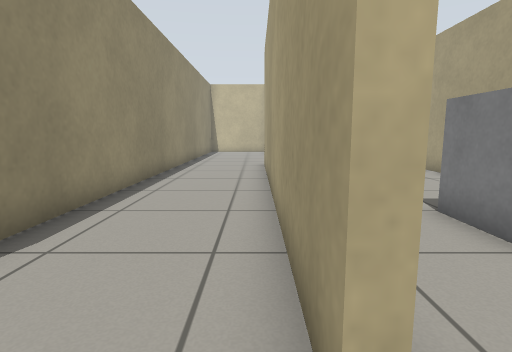
[1] (above)

17 first-person views from a walk through a world built for the Gazebo simulator. The camera is 0.71 m above the floor, tilts 8° down and sees 80° across. The floor is counted in squares, 0.5 m on a side. Each view is taken from the middle of a square. On the plan, view 1 faces up. The plan holds only what a view shows up to about 14 squares ahead; the rest is blank.

[2]
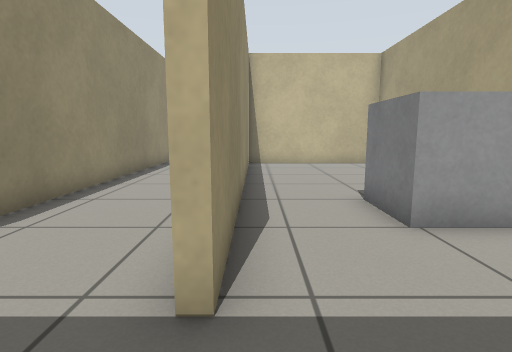

[3]
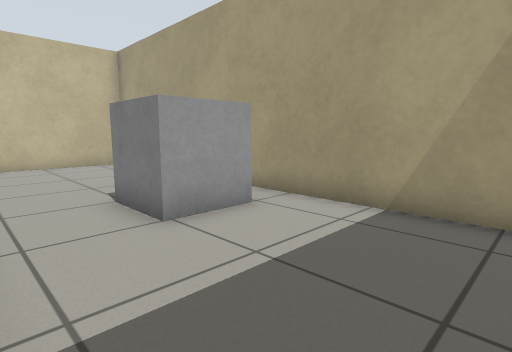

[4]
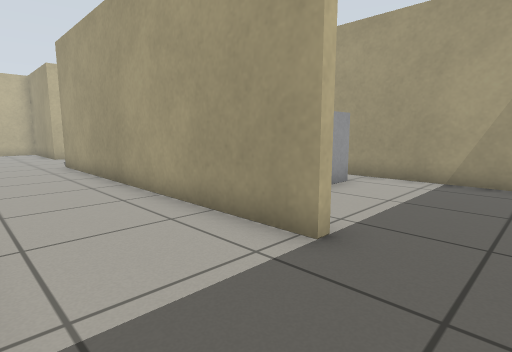

[5]
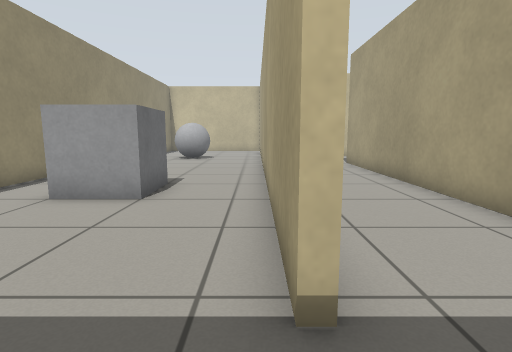

[6]
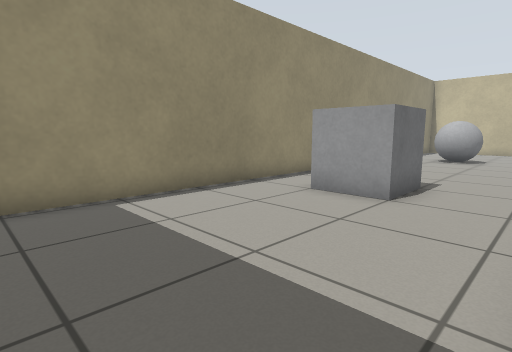

[7]
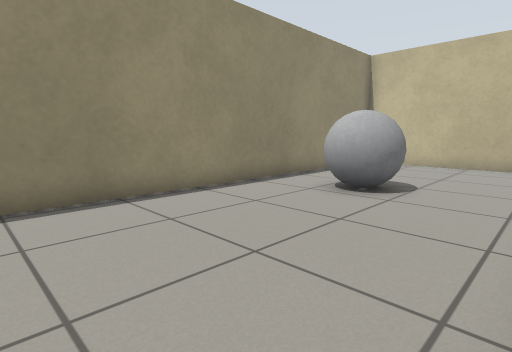

[8]
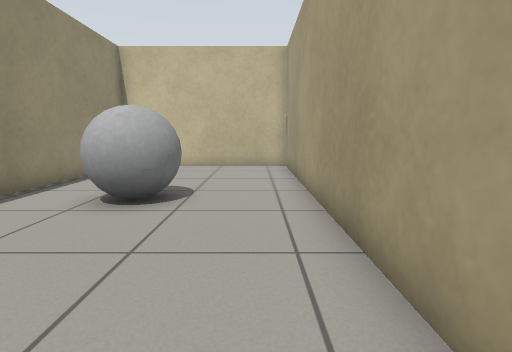

[9]
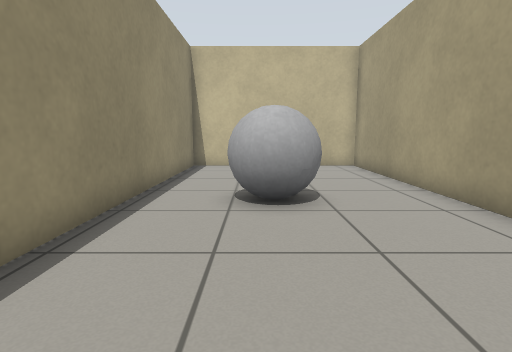

[10]
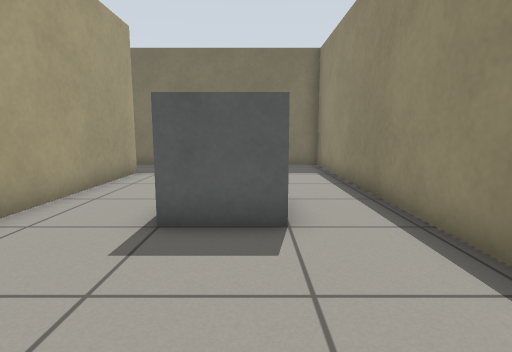

[11]
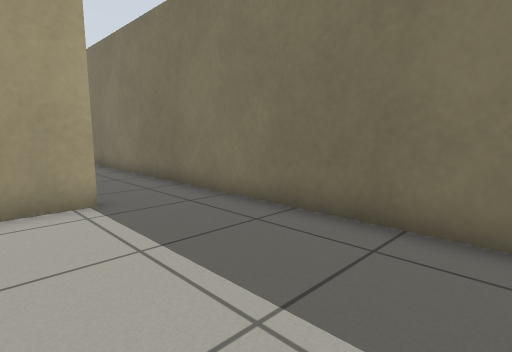

[12]
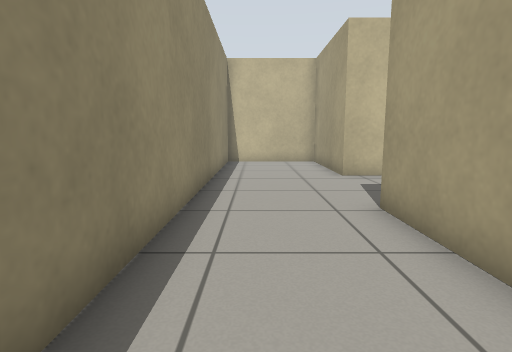

[13]
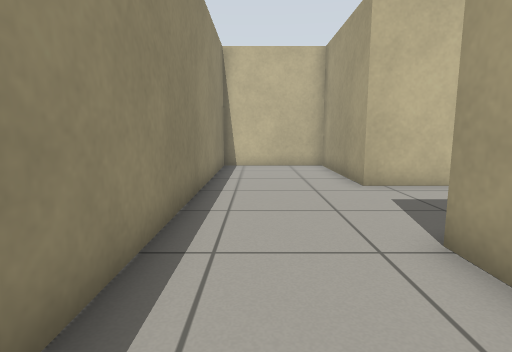

[14]
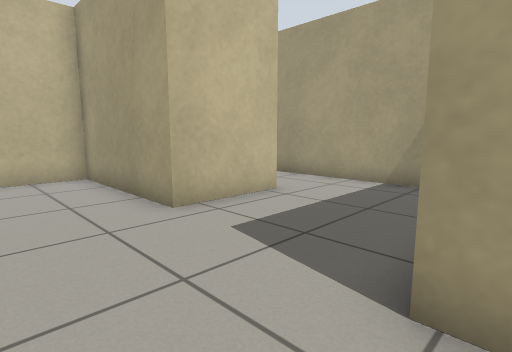

[15]
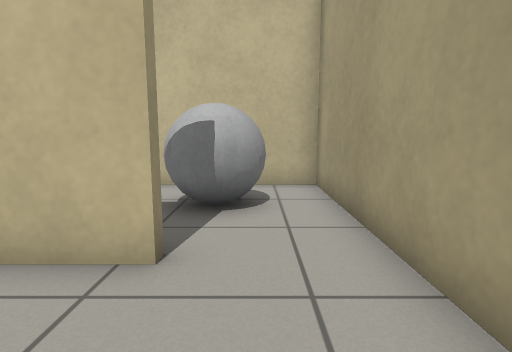

[16]
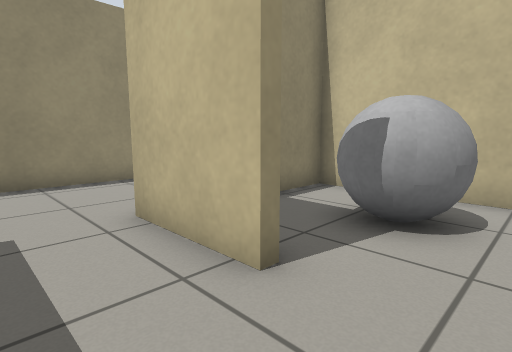

[17]
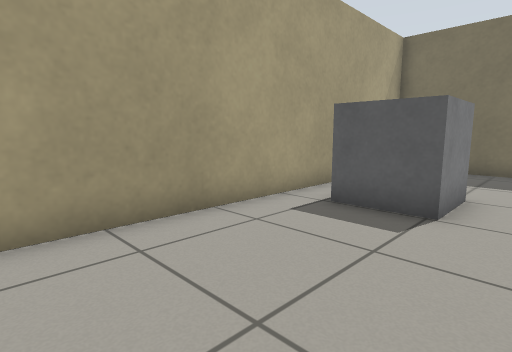

### Floor plan
Points are (right, up) in squares from view 1. A wall is a line through its corners. A room is listed if a view was taken in it or the views show most of it. See-through windows are left out.
Room 1 (views 1, 4, 12, 13, 14, 15, 16)
walls: (4, 18.2) (0.9, 18.2) (0.9, 23.3) (-3.4, 23.3) (-3.4, 3.9); (6.7, 15.5) (6.7, 17.4); (0.7, 1.2) (0.4, 1.2) (0.4, 13.8); (-3.5, -1.6) (0.5, -1.6)
ways out: opening at (1, 0) to room 2; opening at (-3, 0) to room 3; opening at (5, 18) to room 4
Room 2 (views 2, 3, 17)
walls: (0.7, 12.2) (0.7, 1.2); (0.5, -1.6) (6.7, -1.6) (6.7, 13.4) (0.6, 13.4)
ways out: opening at (1, 0) to room 1
objects: grey box (4, 4) to (5, 5)
Room 3 (views 5, 6, 7, 8, 9, 10, 11)
walls: (-3.7, 1) (-3.7, 23.3) (-10.7, 23.3) (-10.7, -1.6) (-3.5, -1.6)
ways out: opening at (-3, 0) to room 1
objects: grey box (-8, 6) to (-7, 7); grey ball (-8, 16) to (-7, 17)
Room 4 (no view inside)
walls: (6.7, 17.4) (6.7, 23.3) (1.2, 23.3) (1.2, 21.6)
ways out: opening at (5, 18) to room 1
objects: grey ball (3, 20) to (5, 21)

Positions as (right, up) in squares from view 1, and headings:
1: (0, 0), facing up
2: (1, -1), facing up
3: (1, -1), facing up-right
4: (-3, -1), facing up-right
5: (-4, -1), facing up
6: (-4, -1), facing up-left
7: (-4, 9), facing up-left
8: (-5, 10), facing up
9: (-8, 10), facing up
10: (-8, 12), facing down
11: (-10, 3), facing down-right
12: (-2, 8), facing up
13: (-2, 10), facing up
14: (-2, 13), facing up-right
15: (5, 15), facing up
16: (6, 16), facing up-left
17: (2, 11), facing down-right
